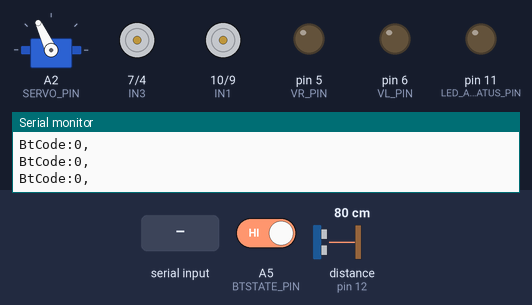
Bench run of a sketch on a simulated Arduino Uno, built with avr-gcc and run on an emulated ATmega328P. Shown: servo, motor-driver pin pairs drawn as motors (green arrow = first pin HIGH = forward, orange = second pin HIGH = backward, longer = more drive), output pins drawn as LEDs (lit = HIGH), the last lines printed to the serial monitor. Dashed ring = blinking. The test bench sets the inputs (shaded band); at power-on: distance to the obstacle (sensor on pin 12) 80 cm, A5 (BTSTATE_PIN) HIGH. The echo pulse lasts 58.3 µs per cm.

Above: at 3.9 s.
4.0 s: "4" received over the second serial link
At 4.54 s:
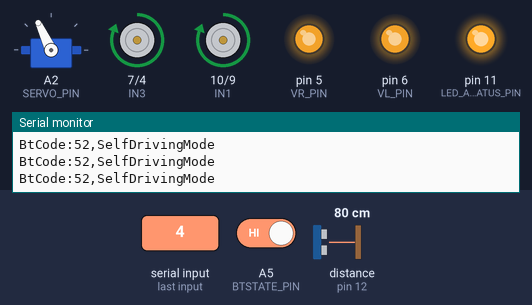
7.0 s: distance to the obstacle (sensor on pin 12) set to 2 cm
At 8.3 s:
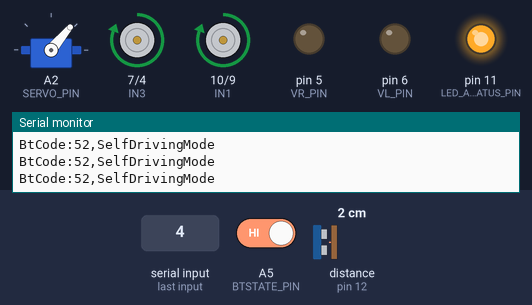
10.0 s: A5 (BTSTATE_PIN) driven LOW
At 10.27 s:
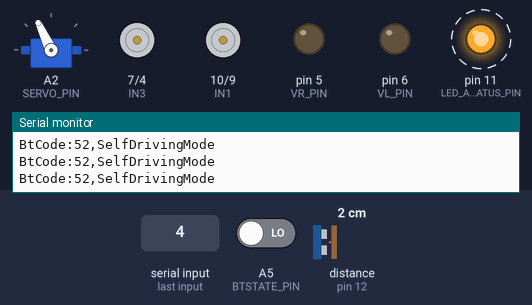
13.0 s: A5 (BTSTATE_PIN) driven HIGH
At 15.1 s:
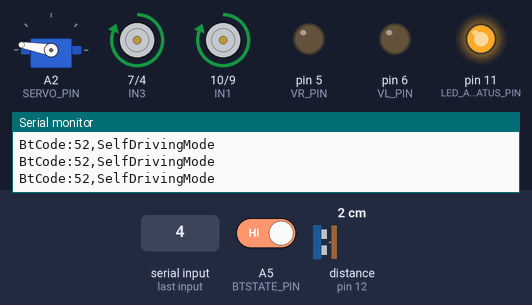
16.0 s: distance to the obstacle (sensor on pin 12) set to 14 cm
19.0 s: distance to the obstacle (sensor on pin 12) set to 17 cm
At 21.69 s:
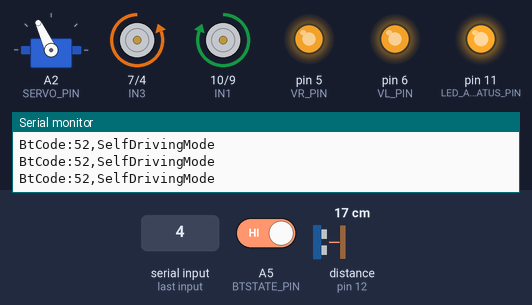
Timing chart, 0 to 23.0 s (numbered marks = the images above; inputs shaded):
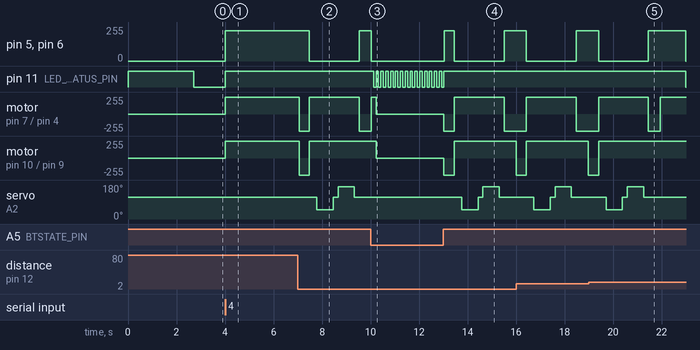

Measured:
- the behaviour switches between 15 and 16 cm on distance to the obstacle (sensor on pin 12) (found by bisection; images 4 and 5)
- after the input at 4.0 s, pin 5 (VR_PIN), pin 6 (VL_PIN): 0/255 → 226/255 at once; pin 11 (LED_AUTOSTATUS_PIN): LOW → HIGH at once; motor on pin 7 (IN3) / pin 4 (IN4), motor on pin 10 (IN1) / pin 9 (IN2): stopped → forward 255/255 at once
- after the input at 7.0 s, pin 5 (VR_PIN), pin 6 (VL_PIN): 226/255 → 0/255 after 0.47 s instead of 3.0 s
- after the input at 10.0 s, pin 11 (LED_AUTOSTATUS_PIN): alternates HIGH for 0.10 s and LOW for 0.10 s, starting after 0.12 s; servo on A2 (SERVO_PIN): stays 115° (without the input it goes to 50° after 0.76 s)
- after the input at 13.0 s, pin 5 (VR_PIN), pin 6 (VL_PIN): 0/255 → 226/255 at once, → 0/255 0.42 s later, → 226/255 2.1 s later
- after the input at 19.0 s, pin 11 (LED_AUTOSTATUS_PIN): HIGH → LOW after 4.0 s; motor on pin 10 (IN1) / pin 9 (IN2): goes on until 19.4 s, then stays forward 255/255

The sketch:

carroproyect.ino
```cpp
#include <SoftwareSerial.h>
#include <Servo.h>
#include <NewPing.h>

SoftwareSerial hc06(3, 2);

#define TRIG_PIN 13  //A0
#define ECHO_PIN 12  //A1
#define MAX_DISTANCE 100
#define IR_PIN 8
#define BTSTATE_PIN A5


// Motoreductores
#define IN1 10
#define IN2 9
#define IN3 7
#define IN4 4
// Motoreductores PWM
#define VR_PIN 5
#define VL_PIN 6

#define SERVO_PIN A2
#define LED_AUTOSTATUS_PIN 11


// const int Trigger = 13;  //Pin digital 2 para el Trigger del sensor
// const int Echo = 12;     //Pin digital 3 para el Echo del sensor
// long t;                  //tiempo que demora en llegar el eco
// long d;                  //distancia en centímetros


NewPing sonar(TRIG_PIN, ECHO_PIN, MAX_DISTANCE);
// char BtCode = '0';           //Define la lectura que hará el HC-05
byte BtCode = 0;
byte preBtCode = 0;
byte SelfDriving_force =8;
int DatoNum = 0;           //Define la lectura que hará el HC-05
byte time = 0;             //Define la lectura que hará el HC-05
unsigned int timeoff = 0;  //Define la lectura que hará el HC-05
const byte L_sMotor = 10;  //Señal para adelantar
const byte R_sMotor = 20;  //Señal para retroceder

int LED = 7;     //Define la activacion del LED
int Buzzer = 6;  //Define la activacion del Buzzer

struct Result {
  bool success;
  byte value;
};


Result resultA;
Result resultA2;
Result resultR;
Result resultR2;
Servo myservo;

float vecRL[2] = { 0, 0 };
float potencia = 0;
float potenciaR = 0;
float potenciaL = 0;

int distance = 100;


bool resIR = 0;

void SelfDrivingMode() {


  digitalWrite(LED_AUTOSTATUS_PIN, HIGH);
  int distanceR = 0;
  int distanceL = 0;
  //delay(40);

  if (distance <= 15) {
    // moveStop();
    // delay(100);
    // moveBackward();
    //Auto_Forward_Motor(-9,20);
    // Auto_Forward_Motor(-SelfDriving_force, 150);
    byte itersS = -SelfDriving_force*40+460;
    Auto_Forward_Motor(-SelfDriving_force, itersS);
    Auto_Forward_Motor(0, 5);
    delay(300);
    distanceR = lookRight();
    delay(200);
    distanceL = lookLeft();
    delay(200);

    // Serial.print(distanceR);
    // Serial.print(",");
    // Serial.print(distanceL);

    if (distanceR >= distanceL) {
      Auto_Right_Motor(SelfDriving_force, itersS);
      // Serial.print(",");
      // Serial.println("R");
    } else {
      Auto_Left_Motor(SelfDriving_force, itersS);
      // Serial.print(",");
      // Serial.println("L");
    }
  } else {
    Auto_Forward_Motor(SelfDriving_force, 10);
    // Auto_Forward_Motor(8,40);
    // moveForward();
  }
  distance = readPing();
  digitalWrite(LED_AUTOSTATUS_PIN, LOW);
  Auto_Forward_Motor(0, 1);

}

void setup() {
  pinMode(IN1, OUTPUT);  //Inicializa las salidas al driver 293
  pinMode(IN2, OUTPUT);  //...
  pinMode(IN3, OUTPUT);
  pinMode(IN4, OUTPUT);
  pinMode(VR_PIN, OUTPUT);
  pinMode(VL_PIN, OUTPUT);
  pinMode(IR_PIN, INPUT);
  pinMode(BTSTATE_PIN, INPUT);

  pinMode(LED_AUTOSTATUS_PIN, OUTPUT);

  myservo.attach(SERVO_PIN);
  myservo.write(115);
  digitalWrite(LED_AUTOSTATUS_PIN, HIGH);
  delay(2000);
  distance = readPing();
  delay(100);
  distance = readPing();
  delay(100);
  distance = readPing();
  delay(100);
  distance = readPing();
  delay(100);

  // pinMode(Trigger, OUTPUT);    //pin como salida
  // pinMode(Echo, INPUT);        //pin como entrada
  // digitalWrite(Trigger, LOW);  //Inicializamos el pin con 0

  Serial.begin(115200);
  digitalWrite(LED_AUTOSTATUS_PIN, LOW);
  Serial.println("ENTER AT Commands:");

  hc06.begin(9600);
}


// bool Comb(a byte, b byte, x byte, y byte, ) {
//   return (a == x && b == y) || (a == y && b == x)
// }
// bool Comb(a byte, b byte, x byte){
//   return a == x && b == x
// }

Result someRange10(byte a, byte b, byte x) {
  Result result;

  result.success = false;
  result.value = 0;

  if (a - x >= 0 && a - x < 10) {
    result.success = true;
    result.value = a - x;
  }


  if (b - x >= 0 && b - x < 10) {

    result.success = true;
    result.value = b - x;
  }
  return result;
}


void loop() {

  // resIR = digitalRead(IR_PIN);
  // Serial.print("IR:");
  //  Serial.println(resIR);

  if (hc06.available() > 0) {
    preBtCode = BtCode;
    BtCode = hc06.read();
    if(BtCode >=60 && BtCode <63){
      SelfDriving_force=BtCode-60+7;
      BtCode=52;
    }
    //Serial.println(BtCode);
  } else {

    if (timeoff > 30000 || (timeoff > 10000 && BtCode == 52)) {
      BtCode = 0;
      timeoff = 0;
    }
    timeoff++;
  }
   if (digitalRead(BTSTATE_PIN) == LOW) {

      digitalWrite(LED_AUTOSTATUS_PIN, HIGH);
      delay(100);
      digitalWrite(LED_AUTOSTATUS_PIN, LOW);
      delay(100);
      OFF_Motor();
      vecRL[0] = 0;
      vecRL[1] = 0;
      return;
    // Serial.println("HC-05 desconectado");
  } else{
      digitalWrite(LED_AUTOSTATUS_PIN, LOW);
  }


  if (BtCode == 2 || BtCode == 0) {
    OFF_Motor();
    vecRL[0] = 0;
    vecRL[1] = 0;
  }

  Serial.print("BtCode:");
   Serial.print(BtCode);
   Serial.print(",");

  if (BtCode == 52) {
    Serial.println("SelfDrivingMode");
    SelfDrivingMode();
    return;
  } else {
    digitalWrite(SERVO_PIN, HIGH);
  }

  resultA = someRange10(BtCode, preBtCode, L_sMotor);  // 10 - 19
  resultR = someRange10(BtCode, preBtCode, R_sMotor);  // 20 - 29

  resultA2 = someRange10(BtCode, preBtCode, L_sMotor + 20);  // 30 - 39
  resultR2 = someRange10(BtCode, preBtCode, R_sMotor + 20);  // 40 - 49

  resultA.value = 9 - resultA.value;
  resultA2.value = 9 - resultA2.value;
  if (resultA.success) {  //... avance del tractor
    vecRL[0] = resultA.value;
  }

  vecRL[1] = resultR.value;

  // digitalWrite(Trigger, HIGH);
  // delayMicroseconds(10);  //Enviamos un pulso de 10us
  // digitalWrite(Trigger, LOW);
  // d = digitalRead(Echo);
  // t = pulseIn(Echo, HIGH, 10000);  //obtenemos el ancho del pulso
  // d = t / 59;               //escalamos el tiempo a una distancia en cm


  if (resultA.success) {  //... avance del tractor

    if (resultR2.success) {
      potencia = sqrt(vecRL[0] * vecRL[0] + resultR2.value * resultR2.value);
      potencia *= -1;
    }
    if (resultA2.success) {
      potencia = sqrt(vecRL[0] * vecRL[0] + resultA2.value * resultA2.value);
    }

    // if (d < 20 && d>0 && potencia>0 ) {
    //   potencia *= d / 20;
    //   if (d < 5) {
    //     potencia = 0;
    //   }
    // }
    // A_Motor(resultA.value);  //...
    if (preBtCode == 2) {
      Right_Motor(9);  //...
      Right_Motor(0);  //...
    }
    potenciaL = resultA.value + 9;
    potenciaR = 18 - potenciaL;
    potenciaR /= potenciaL;
    potenciaR *= potencia;
    potenciaL = potencia;

    // Left_Motor(potenciaL);   //...
    // Right_Motor(potenciaR);  //...
    //myservo.write(90);
    Right_Motor(potenciaL);  //...
    Left_Motor(potenciaR);   //...
  }

  // if (resultR.success) {  //... avance del tractor
  //                         // R_Motor(resultR.value);  //...
  //   if (preBtCode == 2) {
  //     Left_Motor(0);  //...
  //     Left_Motor(9);  //...
  //   }
  //   Right_Motor(resultR.value);  //...
  // }


  if (resultR.success) {  //... avance del tractor

    if (resultR2.success) {
      potencia = sqrt(vecRL[1] * vecRL[1] + resultR2.value * resultR2.value);
      potencia *= -1;
    }
    if (resultA2.success) {
      potencia = sqrt(vecRL[1] * vecRL[1] + resultA2.value * resultA2.value);
    }

    // if (d < 20 && d>0 && potencia>0) {
    //   potencia *= d / 20;
    //   if (d < 5) {
    //     potencia = 0;
    //   }
    // }

    // A_Motor(resultA.value);  //...
    if (preBtCode == 2) {
      Left_Motor(9);  //...
      Left_Motor(0);  //...
    }
    potenciaR = resultR.value + 9;
    potenciaL = 18 - potenciaR;
    potenciaL /= potenciaR;
    potenciaL *= potencia;
    potenciaR = potencia;
    //myservo.write(90);
    Right_Motor(potenciaL);  //...
    Left_Motor(potenciaR);   //...
  }
  // Serial.print(vecRL[0]);
  // Serial.print(",");
  // Serial.print(vecRL[1]);
  // Serial.print(",");

  // Serial.println(d);
  // Serial.print(potencia);
  // Serial.print(",");
  // Serial.print(potenciaL);
  // Serial.print(",");
  // Serial.println(potenciaR);
  time++;
  time %= 100;
  Serial.println("");
}

void Right_Motor(float vel) {  //Funcion para el giro a la derecha

  float result;
  // digitalWrite(IN1, HIGH);
  // digitalWrite(IN2, LOW);
  if (vel >= 0) {

    digitalWrite(IN1, HIGH);
    digitalWrite(IN2, LOW);
  } else {
    digitalWrite(IN1, LOW);
    digitalWrite(IN2, HIGH);
  }

  // result = (float)vel;
  // result -= 4.5;
  result = abs(vel) / 9;
  int absValue = (int)(result * 255);
  // Serial.println();
  // Serial.print("RMotor: ");
  // Serial.println(absValue);
  // Serial.print("R:");
  // Serial.print(absValue);
  // Serial.print(",");
  analogWrite(VR_PIN, min(absValue, 255));
}

void Left_Motor(float vel) {  //Funcion para el giro a la derecha

  float result;
  // result = (float)vel;

  // digitalWrite(IN3, HIGH);
  // digitalWrite(IN4, LOW);
  if (vel >= 0) {

    digitalWrite(IN3, HIGH);
    digitalWrite(IN4, LOW);
  } else {
    digitalWrite(IN3, LOW);
    digitalWrite(IN4, HIGH);
  }


  // result -= 4.5;
  result = abs(vel) / 9;
  int absValue = (int)(result * 255);

  // Serial.print("L:");
  // Serial.print(absValue);
  // Serial.print(",");

  analogWrite(VL_PIN, min(absValue, 255));
}

void Auto_Left_Motor(float vel, byte i) {  //Funcion para el giro a la derecha
    Left_Motor(vel);
    Right_Motor(-vel);
  for (byte x = 0; x < i; x++) {
    delay(3);
  }
}
void Auto_Right_Motor(float vel, byte i) {  //Funcion para el giro a la derecha
    Right_Motor(vel);
    Left_Motor(-vel);

  for (byte x = 0; x < i; x++) {
    delay(3);
  }
}

void Auto_Forward_Motor(float vel, byte i) {  //Funcion para el giro a la derecha
  Left_Motor(vel);
  Right_Motor(vel);
  for (byte x = 0; x < i; x++) {
    delay(3);
  }
}

void D_Motor() {  //Funcion para el giro a la derecha
  digitalWrite(IN1, HIGH);
  digitalWrite(IN2, LOW);
  digitalWrite(IN3, LOW);
  digitalWrite(IN4, LOW);
}

void I_Motor() {  //Funcion para el giro a la izquierda
  digitalWrite(IN1, LOW);
  digitalWrite(IN2, LOW);
  digitalWrite(IN3, LOW);
  digitalWrite(IN4, HIGH);
}

void A_Motor() {  //Funcion para el avance del tractor
  digitalWrite(IN1, HIGH);
  digitalWrite(IN2, LOW);
  digitalWrite(IN3, LOW);
  digitalWrite(IN4, HIGH);
}

void R_Motor() {  //Funcion para el retroceso del tractor
  digitalWrite(IN1, LOW);
  digitalWrite(IN2, HIGH);
  digitalWrite(IN3, HIGH);
  digitalWrite(IN4, LOW);
}

void OFF_Motor() {  //Funcion para apagar el movimiento (Se tiene que activar cuando ninguna señal se envie)
  digitalWrite(IN1, LOW);
  digitalWrite(IN2, LOW);
  digitalWrite(IN3, LOW);
  digitalWrite(IN4, LOW);
}
void A_LED() {  //Funcion para activar los LEDs por 0.5s
  digitalWrite(LED, HIGH);
  delay(500);
  digitalWrite(LED, LOW);
}

void A_Buzzer() {  //Funcion para activar el buzzer por 0.2s
  digitalWrite(Buzzer, HIGH);
  delay(200);
  digitalWrite(Buzzer, LOW);
}


int readPing() {
  delay(70);
  int cm = sonar.ping_cm();
  if (cm == 0) {
    cm = 250;
  }
  return cm;
}
int lookRight() {
  myservo.write(50);
  delay(500);
  int distance = readPing();
  delay(100);
  myservo.write(115);
  return distance;
}

int lookLeft() {
  myservo.write(170);
  delay(500);
  int distance = readPing();
  delay(100);
  myservo.write(115);
  return distance;
  delay(100);
}
```
